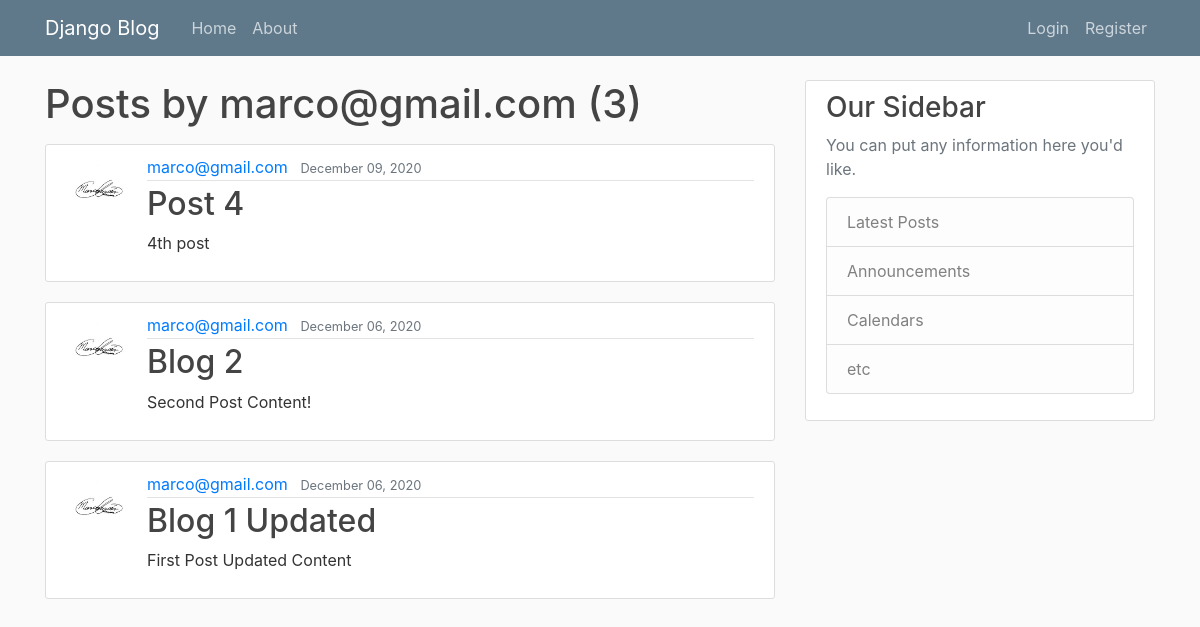
Page /user/marco@gmail.com on the earlier database version.
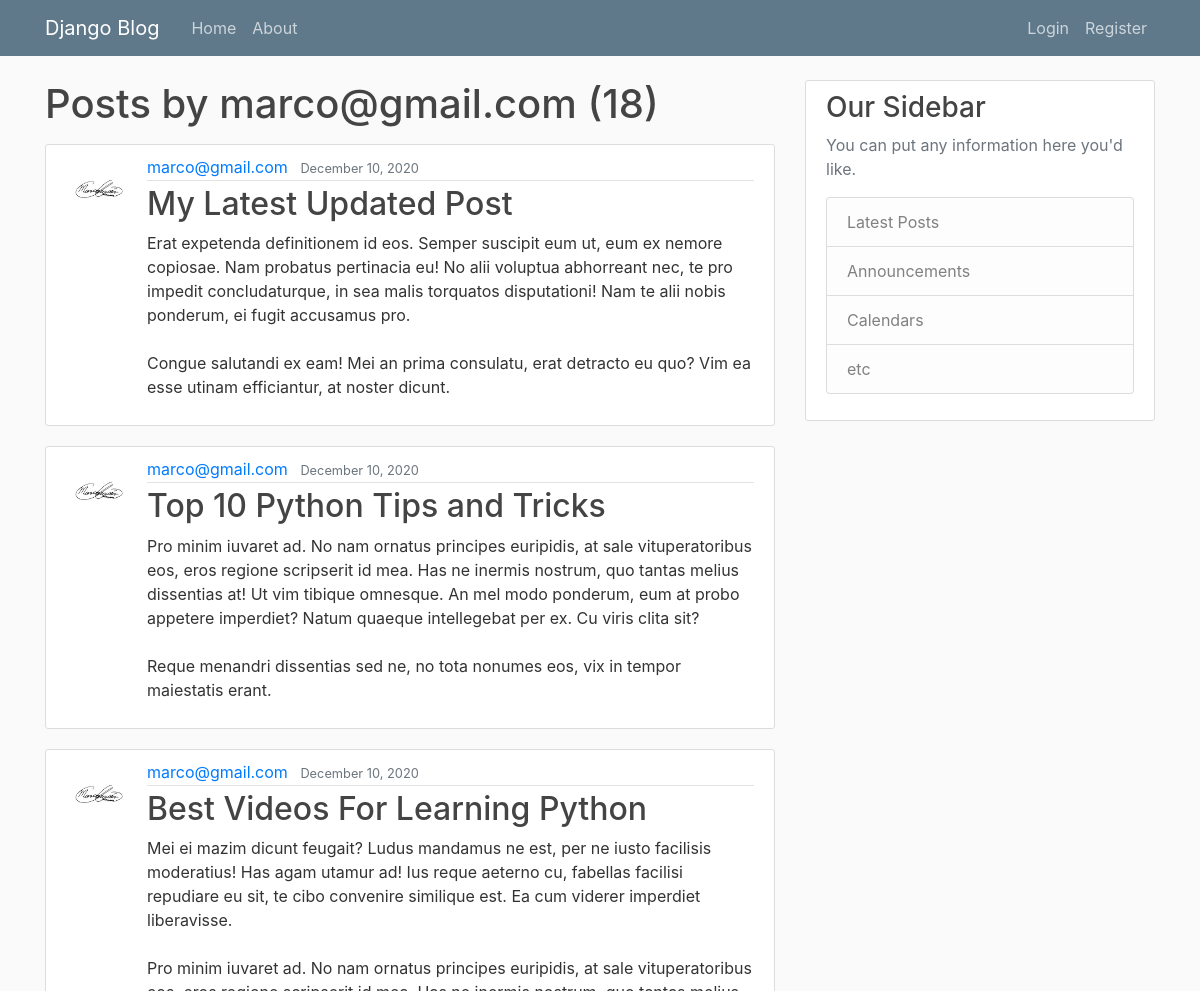
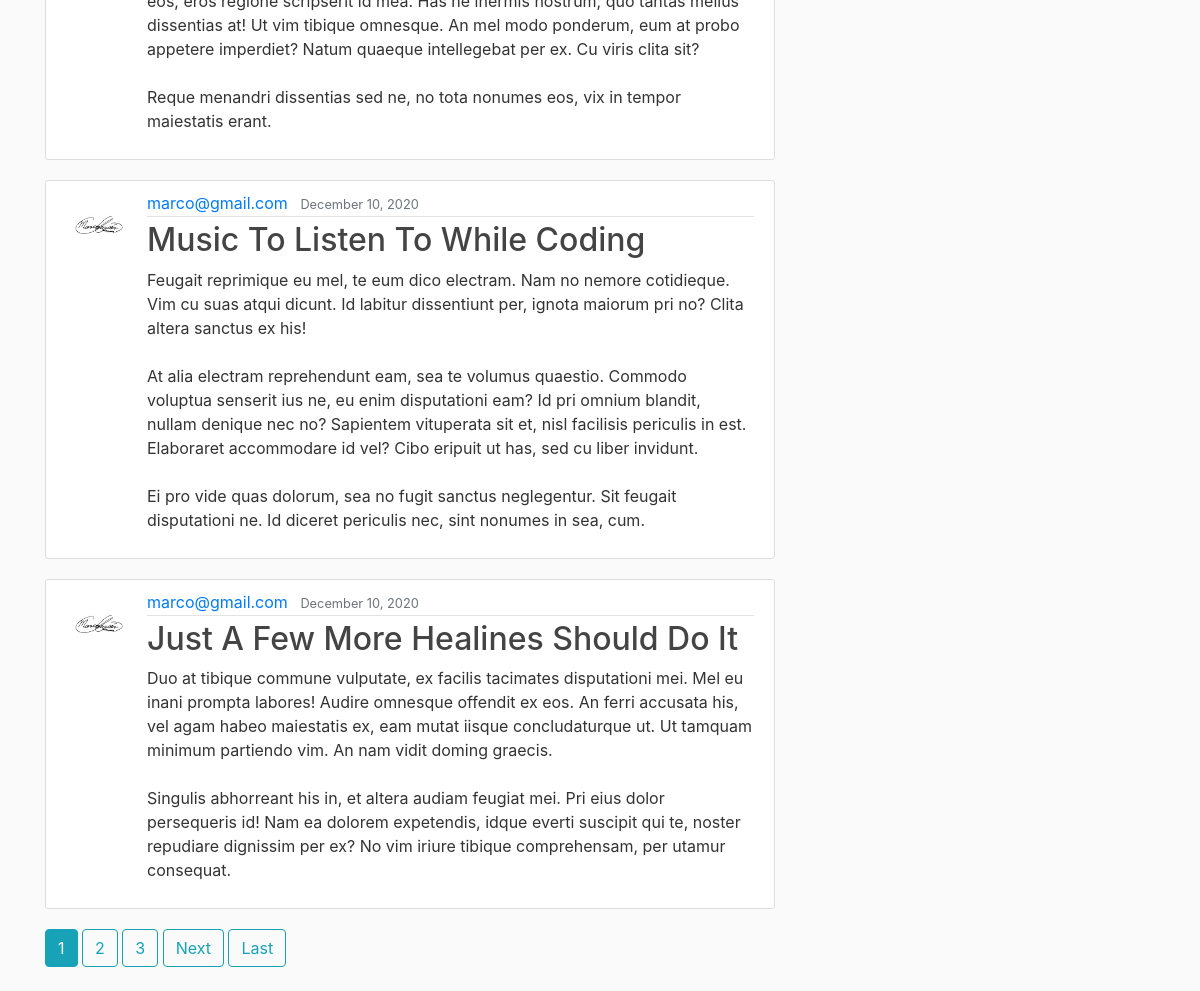
Same page on the later database version (2 pictures, top to bottom).
### blog/models.py (models this page shows, shortened)
class Post(models.Model):
    title = models.CharField(max_length=100)
    content = models.TextField()
    date_posted = models.DateTimeField(default=timezone.now)
    author = models.ForeignKey(User, on_delete=models.CASCADE)

### users/models.py (models this page shows, shortened)
class Profile(models.Model):
    user = models.OneToOneField(User, on_delete=models.CASCADE)
    image = models.ImageField(default='default.jpg', upload_to="profile-pics")

### blog/views.py (the view)
# urls.py: path('user/<str:username>', UserPostListView.as_view(), name="user-posts"),
class UserPostListView(ListView):
    model = Post
    template_name = 'blog/user_posts.html' # changes <app>/<model>_<viewtype>.html
    context_object_name = 'posts' # uses 'posts' instead of object_list
    paginate_by = 5
    def get_queryset(self):
        user = get_object_or_404(User, username=self.kwargs.get('username'))
        return Post.objects.filter(author=user).order_by('-date_posted')

### blog/templates/blog/user_posts.html (shortened to what this page needs)
{% extends "blog/base.html" %}
{% block content %}
    <h1 class="mb-3">Posts by {{ view.kwargs.username }} ({{ page_obj.paginator.count }})</h1>
    {% for post in posts %}
        <article class="media content-section">
            <img class="rounded-circle article-img" src="{{ post.author.profile.image.url }}">
            <div class="media-body">
                <div class="article-metadata">
                    <a class="mr-2" href="{% url 'user-posts' post.author.username %}">{{ post.author }}</a>
                    <small class="text-muted">{{ post.date_posted|date:"F d, Y" }}</small>
                </div>
                <h2><a class="article-title" href="{% url 'post-detail' post.id%}">{{ post.title }}</a></h2>
                <p class="article-content">{{ post.content }}</p>
            </div>
        </article>
    {% endfor %}
    {% if is_paginated %}
        {% for num in page_obj.paginator.page_range %}
            {% if page_obj.number == num %}
                <a class="btn btn-info mb-4" href="?page={{ num }}">{{ num }}</a>
            {% elif num > page_obj.number|add:'-3' and  num < page_obj.number|add:'3' %}
                <a class="btn btn-outline-info mb-4" href="?page={{ num }}">{{ num }}</a>
            {% endif %}
        {% endfor %}
        {% if page_obj.has_next %}
            <a class="btn btn-outline-info mb-4" href="?page={{ page_obj.next_page_number }}">Next</a>
            <a class="btn btn-outline-info mb-4" href="?page={{ page_obj.paginator.num_pages }}">Last</a>
        {% endif %}
    {% endif %}
{% endblock content %}

Differences in the rows shown:
no longer on this page (row unchanged): Post: author.profile.image (picture), author "marco@gmail.com", date_posted "December 09, 2020", title "Post 4", content "4th post"
no longer on this page (row unchanged): Post: author.profile.image (picture), author "marco@gmail.com", date_posted "December 06, 2020", title "Blog 2", content "Second Post Content!"
no longer on this page (row unchanged): Post: author.profile.image (picture), author "marco@gmail.com", date_posted "December 06, 2020", title "Blog 1 Updated", content "First Post Updated Content"
added Post: author.profile.image (picture), author "marco@gmail.com", date_posted "December 10, 2020", title "My Latest Updated Post", content "Erat expetenda definitionem id eos. Semper suscipit eum ut, eum ex nemore copiosae. Nam probatus pertinacia eu! No alii voluptua abhorreant nec, te pro impedit concludaturque, in sea malis torquatos disputationi! Nam te alii nobis ponderum, ei fugit accusamus pro. Congue salutandi ex eam! Mei an prima consulatu, erat detracto eu quo? Vim ea esse utinam efficiantur, at noster dicunt."
added Post: author.profile.image (picture), author "marco@gmail.com", date_posted "December 10, 2020", title "Top 10 Python Tips and Tricks", content "Pro minim iuvaret ad. No nam ornatus principes euripidis, at sale vituperatoribus eos, eros regione scripserit id mea. Has ne inermis nostrum, quo tantas melius dissentias at! Ut vim tibique omnesque. An mel modo ponderum, eum at probo appetere imperdiet? Natum quaeque intellegebat per ex. Cu viris clita sit? Reque menandri dissentias sed ne, no tota nonumes eos, vix in tempor maiestatis erant."
added Post: author.profile.image (picture), author "marco@gmail.com", date_posted "December 10, 2020", title "Best Videos For Learning Python", content "Mei ei mazim dicunt feugait? Ludus mandamus ne est, per ne iusto facilisis moderatius! Has agam utamur ad! Ius reque aeterno cu, fabellas facilisi repudiare eu sit, te cibo convenire similique est. Ea cum viderer imperdiet liberavisse. Pro minim iuvaret ad. No nam ornatus principes euripidis, at sale vituperatoribus eos, eros regione scripserit id mea. Has ne inermis nostrum, quo tantas melius dissentias at! Ut vim tibique omnesque. An mel modo ponderum, eum at probo appetere imperdiet? Natum quaeque intellegebat per ex. Cu viris clita sit? Reque menandri dissentias sed ne, no tota nonumes eos, vix in tempor maiestatis erant."
added Post: author.profile.image (picture), author "marco@gmail.com", date_posted "December 10, 2020", title "Music To Listen To While Coding", content "Feugait reprimique eu mel, te eum dico electram. Nam no nemore cotidieque. Vim cu suas atqui dicunt. Id labitur dissentiunt per, ignota maiorum pri no? Clita altera sanctus ex his! At alia electram reprehendunt eam, sea te volumus quaestio. Commodo voluptua senserit ius ne, eu enim disputationi eam? Id pri omnium blandit, nullam denique nec no? Sapientem vituperata sit et, nisl facilisis periculis in est. Elaboraret accommodare id vel? Cibo eripuit ut has, sed cu liber invidunt. Ei pro vide quas dolorum, sea no fugit sanctus neglegentur. Sit feugait disputationi ne. Id diceret periculis nec, sint nonumes in sea, cum."
added Post: author.profile.image (picture), author "marco@gmail.com", date_posted "December 10, 2020", title "Just A Few More Healines Should Do It", content "Duo at tibique commune vulputate, ex facilis tacimates disputationi mei. Mel eu inani prompta labores! Audire omnesque offendit ex eos. An ferri accusata his, vel agam habeo maiestatis ex, eam mutat iisque concludaturque ut. Ut tamquam minimum partiendo vim. An nam vidit doming graecis. Singulis abhorreant his in, et altera audiam feugiat mei. Pri eius dolor persequeris id! Nam ea dolorem expetendis, idque everti suscipit qui te, noster repudiare dignissim per ex? No vim iriure tibique comprehensam, per utamur consequat."
Other differences:
{{ page_obj.paginator.count }}: "3" → "18"
new list line: "1"
new list line: "2"
new list line: "3"
text now shown: "Next Last"
